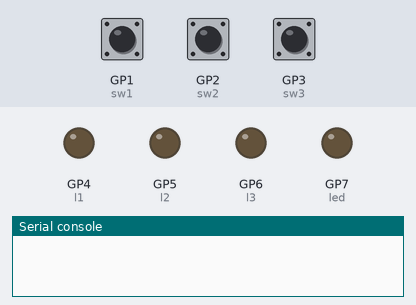
This program was run on a simulated Raspberry Pi Pico running MicroPython. Shown: output pins drawn as LEDs (lit = HIGH), the last lines printed to the serial console. Inputs (shaded band) come from the test bench; at power-on: GP1 (sw1) HIGH, GP2 (sw2) HIGH, GP3 (sw3) HIGH.

Above: at 1.2 s.
1.3 s: GP1 (sw1) pulled LOW for 0.15 s
At 2.6 s:
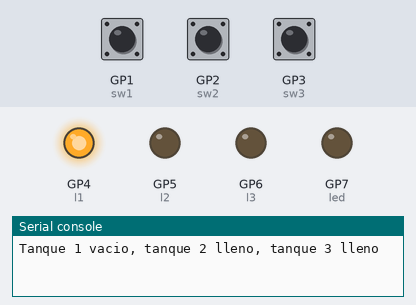
4.4 s: GP2 (sw2) pulled LOW for 1 s
At 7.6 s:
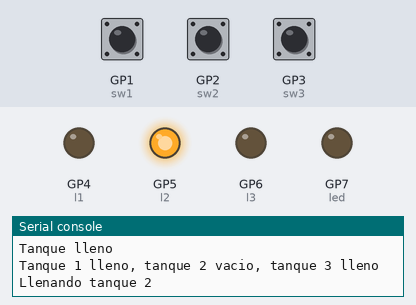
8.4 s: GP3 (sw3) pulled LOW for 3.2 s
At 12.6 s:
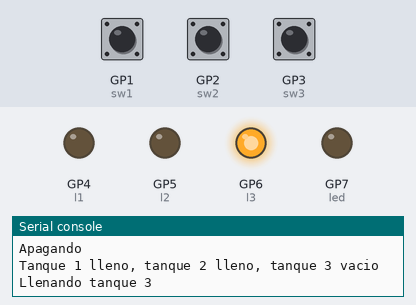
13.8 s: GP1 (sw1) pulled LOW for 3.2 s
At 19.8 s:
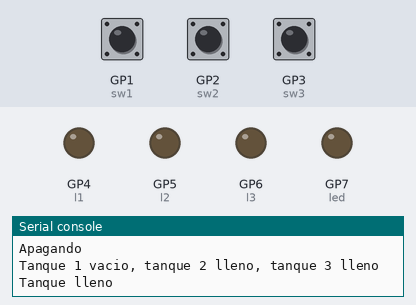
20.0 s: GP1 (sw1) pulled LOW for 1 s
At 21.6 s:
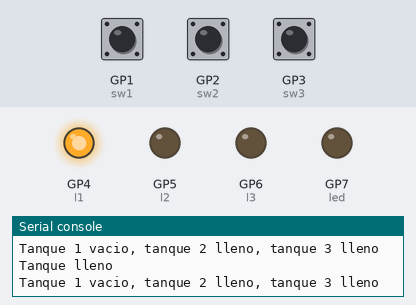
24.0 s: GP1 (sw1) driven LOW and GP2 (sw2) driven LOW
Timing chart, 0 to 26.5 s (numbered marks = the images above; inputs shaded):
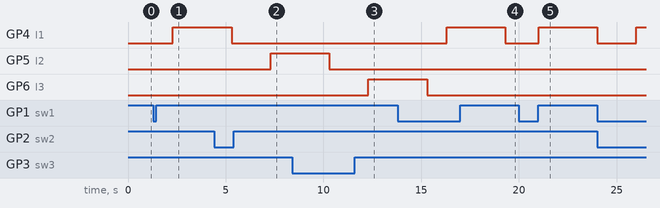

The program:

wado.py
```python
from machine import Pin, Timer
from utime import sleep

sw1 = Pin(1, Pin.IN, Pin.PULL_UP)
l1 = Pin(4, Pin.OUT)

sw2 = Pin(2, Pin.IN, Pin.PULL_UP)
l2 = Pin(5, Pin.OUT)

sw3 = Pin(3, Pin.IN, Pin.PULL_UP)
l3 = Pin(6, Pin.OUT)

periodo = 1000
led = Pin(7,Pin.OUT)
led_timer = Timer()

while True:

    if sw1.value()==0 and sw2.value()==1 and sw3.value()==1:
        print("Tanque 1 vacio, tanque 2 lleno, tanque 3 lleno")
        sleep(1)
        l1.value(1)
        sleep(3)
        print("Tanque lleno")
        l1.value(0)

    if sw1.value()==1 and sw2.value()==0 and sw3.value()==1:
        print("Tanque 1 lleno, tanque 2 vacio, tanque 3 lleno")
        l1.value(0)
        sleep(2)
        print("Llenando tanque 2")
        l2.value(1)
        sleep(3)
        print("Apagando")
        l2.value(0)

    if sw1.value()==1 and sw2.value()==1 and sw3.value()==0:
        print("Tanque 1 lleno, tanque 2 lleno, tanque 3 vacio")
        l1.value(0)
        sleep(2)
        print("Llenando tanque 3")
        l3.value(1)
        sleep(3)
        print("Apagando")
        l3.value(0)

    if sw1.value()==1 and sw2.value()==0 and sw3.value()==0:
        print("Tanque 1 lleno, tanque 2 vacio, tanque 3 vacio")
        l1.value(0)
        sleep(2)
        print("Llenando tanque 2")
        l2.value(1)
        sleep(3)
        l2.value(0)
        print("Llenando tanque 3")
        l3.value(1)
        sleep(3)
        print("Apagando")
        l3.value(0)

    if sw1.value()==0 and sw2.value()==1 and sw3.value()==0:
        print("Tanque 1 vacio, tanque 2 lleno, tanque 3 vacio")
        l2.value(0)
        sleep(2)
        print("Llenando tanque 1")
        l1.value(1)
        sleep(3)
        l1.value(0)
        print("Llenando tanque 3")
        l3.value(1)
        sleep(3)
        print("Apagando")
        l3.value(0)

    if sw1.value()==0 and sw2.value()==0 and sw3.value()==1:
        print("Tanque 1 vacio, tanque 2 vacio, tanque 3 lleno")
        l3.value(0)
        sleep(2)
        print("Llenando tanque 1")
        l1.value(1)
        sleep(3)
        l1.value(0)
        print("Llenando tanque 2")
        l2.value(1)
        sleep(3)
        print("Apagando")
        l2.value(0)

    if sw1.value()==0 and sw2.value()==0 and sw3.value()==0:
        print("Tanque 1 vacio, tanque 2 vacio, tanque 3 vacio")
        l1.value(0)
        sleep(2)
        print("Llenando tanque 1")
        l1.value(1)
        sleep(3)
        l1.value(0)
        print("Llenando tanque 2")
        l2.value(1)
        sleep(3)
        l2.value(0)
        print("Llenando tanque 3")
        l3.value(1)
        sleep(3)
        print("Apagando")
        l3.value(0)


        
```

Measured:
- after the input at 1.3 s, GP4 (l1): LOW → HIGH after 1.0 s
- after the input at 4.4 s, GP5 (l2): LOW → HIGH after 2.9 s
- after the input at 8.4 s, GP6 (l3): LOW → HIGH after 3.9 s
- after the input at 13.8 s, GP4 (l1): LOW → HIGH after 2.5 s, → LOW 3.0 s later
- after the input at 20.0 s, GP4 (l1): LOW → HIGH after 1.0 s
